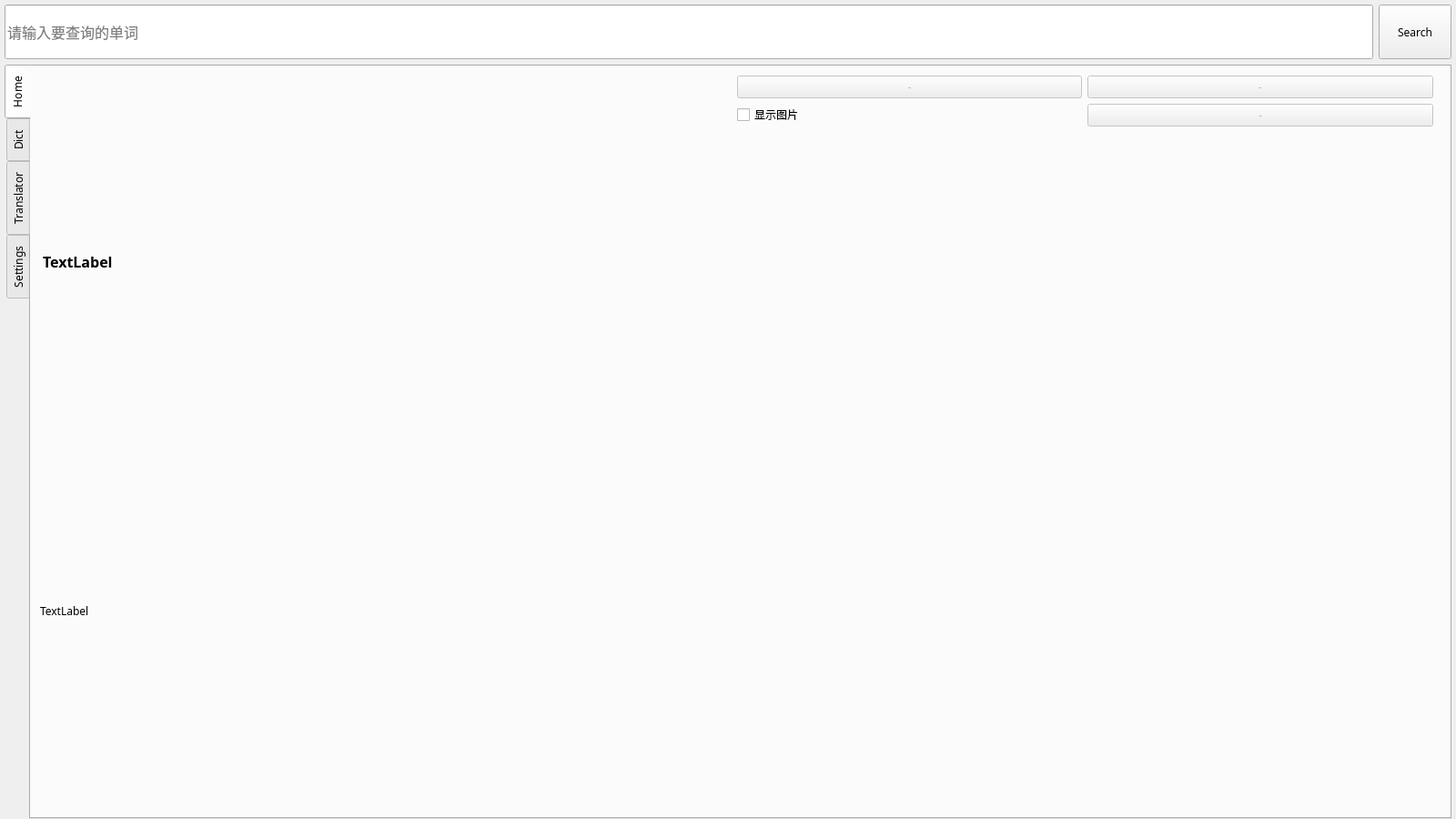
<?xml version="1.0" encoding="UTF-8"?>
<ui version="4.0">
 <class>MainWindow</class>
 <widget class="QMainWindow" name="MainWindow">
  <property name="geometry">
   <rect>
    <x>0</x>
    <y>0</y>
    <width>1600</width>
    <height>900</height>
   </rect>
  </property>
  <property name="minimumSize">
   <size>
    <width>1600</width>
    <height>900</height>
   </size>
  </property>
  <property name="maximumSize">
   <size>
    <width>1600</width>
    <height>900</height>
   </size>
  </property>
  <property name="windowTitle">
   <string>DictionaryForAll</string>
  </property>
  <property name="locale">
   <locale language="Chinese" country="China"/>
  </property>
  <widget class="QWidget" name="centralwidget">
   <layout class="QGridLayout" name="gridLayout">
    <property name="leftMargin">
     <number>5</number>
    </property>
    <property name="topMargin">
     <number>5</number>
    </property>
    <property name="rightMargin">
     <number>5</number>
    </property>
    <property name="bottomMargin">
     <number>0</number>
    </property>
    <item row="3" column="1">
     <widget class="QPushButton" name="pushButton">
      <property name="minimumSize">
       <size>
        <width>0</width>
        <height>60</height>
       </size>
      </property>
      <property name="font">
       <font>
        <family>等线</family>
       </font>
      </property>
      <property name="text">
       <string>Search</string>
      </property>
     </widget>
    </item>
    <item row="3" column="0">
     <widget class="QLineEdit" name="lineEdit">
      <property name="minimumSize">
       <size>
        <width>300</width>
        <height>60</height>
       </size>
      </property>
      <property name="font">
       <font>
        <family>等线</family>
        <pointsize>12</pointsize>
       </font>
      </property>
      <property name="placeholderText">
       <string>请输入要查询的单词</string>
      </property>
      <property name="clearButtonEnabled">
       <bool>true</bool>
      </property>
     </widget>
    </item>
    <item row="4" column="0" rowspan="2" colspan="2">
     <widget class="QTabWidget" name="tabWidget">
      <property name="enabled">
       <bool>true</bool>
      </property>
      <property name="font">
       <font>
        <family>等线</family>
        <underline>false</underline>
       </font>
      </property>
      <property name="tabPosition">
       <enum>QTabWidget::West</enum>
      </property>
      <property name="currentIndex">
       <number>0</number>
      </property>
      <widget class="QWidget" name="tab">
       <attribute name="title">
        <string>Home</string>
       </attribute>
       <widget class="QWidget" name="gridLayoutWidget">
        <property name="geometry">
         <rect>
          <x>0</x>
          <y>0</y>
          <width>1551</width>
          <height>781</height>
         </rect>
        </property>
        <layout class="QGridLayout" name="gridLayout_2">
         <property name="leftMargin">
          <number>10</number>
         </property>
         <property name="topMargin">
          <number>10</number>
         </property>
         <property name="rightMargin">
          <number>10</number>
         </property>
         <property name="bottomMargin">
          <number>10</number>
         </property>
         <item row="1" column="2">
          <widget class="QCheckBox" name="checkBox">
           <property name="text">
            <string>显示图片</string>
           </property>
          </widget>
         </item>
         <item row="3" column="0" colspan="2">
          <widget class="QLabel" name="label">
           <property name="text">
            <string>TextLabel</string>
           </property>
          </widget>
         </item>
         <item row="0" column="3">
          <widget class="QPushButton" name="pushButton_4">
           <property name="enabled">
            <bool>false</bool>
           </property>
           <property name="font">
            <font>
             <family>等线</family>
             <underline>false</underline>
            </font>
           </property>
           <property name="text">
            <string>-</string>
           </property>
          </widget>
         </item>
         <item row="0" column="0" rowspan="3" colspan="2">
          <widget class="QLabel" name="label_3">
           <property name="font">
            <font>
             <family>等线</family>
             <pointsize>12</pointsize>
             <bold>true</bold>
             <underline>false</underline>
            </font>
           </property>
           <property name="text">
            <string>TextLabel</string>
           </property>
           <property name="textFormat">
            <enum>Qt::RichText</enum>
           </property>
           <property name="scaledContents">
            <bool>false</bool>
           </property>
           <property name="wordWrap">
            <bool>true</bool>
           </property>
           <property name="indent">
            <number>3</number>
           </property>
          </widget>
         </item>
         <item row="1" column="3">
          <widget class="QPushButton" name="pushButton_9">
           <property name="enabled">
            <bool>false</bool>
           </property>
           <property name="text">
            <string>-</string>
           </property>
          </widget>
         </item>
         <item row="0" column="2">
          <widget class="QPushButton" name="pushButton_5">
           <property name="enabled">
            <bool>false</bool>
           </property>
           <property name="font">
            <font>
             <family>等线</family>
             <underline>false</underline>
            </font>
           </property>
           <property name="text">
            <string>-</string>
           </property>
          </widget>
         </item>
        </layout>
       </widget>
      </widget>
      <widget class="QWidget" name="tab_2">
       <attribute name="title">
        <string>Dict</string>
       </attribute>
       <widget class="QWidget" name="gridLayoutWidget_2">
        <property name="geometry">
         <rect>
          <x>0</x>
          <y>0</y>
          <width>1551</width>
          <height>791</height>
         </rect>
        </property>
        <layout class="QGridLayout" name="gridLayout_3">
         <property name="leftMargin">
          <number>5</number>
         </property>
         <property name="topMargin">
          <number>0</number>
         </property>
         <item row="4" column="0" colspan="5">
          <widget class="QStackedWidget" name="stackedWidget">
           <widget class="QWidget" name="page">
            <widget class="QWidget" name="gridLayoutWidget_5">
             <property name="geometry">
              <rect>
               <x>0</x>
               <y>0</y>
               <width>1281</width>
               <height>641</height>
              </rect>
             </property>
             <layout class="QGridLayout" name="gridLayout_6"/>
            </widget>
           </widget>
           <widget class="QWidget" name="page_2">
            <widget class="QWidget" name="verticalLayoutWidget_2">
             <property name="geometry">
              <rect>
               <x>0</x>
               <y>0</y>
               <width>1281</width>
               <height>641</height>
              </rect>
             </property>
             <layout class="QVBoxLayout" name="verticalLayout">
              <item>
               <widget class="QTextBrowser" name="textBrowser"/>
              </item>
             </layout>
            </widget>
           </widget>
          </widget>
         </item>
         <item row="4" column="5" alignment="Qt::AlignRight">
          <widget class="QListWidget" name="listWidget">
           <property name="sizePolicy">
            <sizepolicy hsizetype="MinimumExpanding" vsizetype="Expanding">
             <horstretch>0</horstretch>
             <verstretch>0</verstretch>
            </sizepolicy>
           </property>
           <property name="minimumSize">
            <size>
             <width>40</width>
             <height>0</height>
            </size>
           </property>
          </widget>
         </item>
         <item row="2" column="0" rowspan="2" colspan="2">
          <widget class="QPushButton" name="pushButton_2">
           <property name="enabled">
            <bool>false</bool>
           </property>
           <property name="minimumSize">
            <size>
             <width>150</width>
             <height>0</height>
            </size>
           </property>
           <property name="font">
            <font>
             <family>等线</family>
             <pointsize>15</pointsize>
             <underline>false</underline>
            </font>
           </property>
           <property name="text">
            <string>-</string>
           </property>
          </widget>
         </item>
         <item row="0" column="0" colspan="6">
          <widget class="QLabel" name="label_2">
           <property name="font">
            <font>
             <family>等线</family>
             <pointsize>45</pointsize>
             <bold>true</bold>
             <underline>false</underline>
            </font>
           </property>
           <property name="text">
            <string>TextLabel</string>
           </property>
           <property name="margin">
            <number>10</number>
           </property>
          </widget>
         </item>
         <item row="2" column="2" rowspan="2" colspan="2">
          <widget class="QPushButton" name="pushButton_3">
           <property name="enabled">
            <bool>false</bool>
           </property>
           <property name="minimumSize">
            <size>
             <width>150</width>
             <height>0</height>
            </size>
           </property>
           <property name="font">
            <font>
             <family>等线</family>
             <pointsize>15</pointsize>
             <underline>false</underline>
            </font>
           </property>
           <property name="text">
            <string>-</string>
           </property>
          </widget>
         </item>
         <item row="1" column="0" colspan="4">
          <widget class="QLabel" name="label_9">
           <property name="font">
            <font>
             <family>等线</family>
             <pointsize>12</pointsize>
             <underline>false</underline>
            </font>
           </property>
           <property name="text">
            <string>TextLabel</string>
           </property>
          </widget>
         </item>
         <item row="1" column="4" rowspan="3">
          <spacer name="horizontalSpacer">
           <property name="orientation">
            <enum>Qt::Horizontal</enum>
           </property>
           <property name="sizeHint" stdset="0">
            <size>
             <width>40</width>
             <height>20</height>
            </size>
           </property>
          </spacer>
         </item>
        </layout>
       </widget>
      </widget>
      <widget class="QWidget" name="tab_3">
       <attribute name="title">
        <string>Translator</string>
       </attribute>
       <widget class="QWidget" name="gridLayoutWidget_3">
        <property name="geometry">
         <rect>
          <x>9</x>
          <y>-1</y>
          <width>1521</width>
          <height>761</height>
         </rect>
        </property>
        <layout class="QGridLayout" name="gridLayout_4">
         <property name="leftMargin">
          <number>10</number>
         </property>
         <property name="topMargin">
          <number>10</number>
         </property>
         <property name="rightMargin">
          <number>10</number>
         </property>
         <property name="bottomMargin">
          <number>10</number>
         </property>
         <property name="horizontalSpacing">
          <number>6</number>
         </property>
         <property name="verticalSpacing">
          <number>15</number>
         </property>
         <item row="4" column="2">
          <widget class="QCheckBox" name="checkBox_3">
           <property name="text">
            <string>Show multiple translation</string>
           </property>
          </widget>
         </item>
         <item row="1" column="2" alignment="Qt::AlignLeft">
          <widget class="QPushButton" name="pushButton_7">
           <property name="text">
            <string>Clear</string>
           </property>
          </widget>
         </item>
         <item row="0" column="2" alignment="Qt::AlignLeft">
          <widget class="QPushButton" name="pushButton_6">
           <property name="text">
            <string>Translate</string>
           </property>
           <property name="checkable">
            <bool>false</bool>
           </property>
           <property name="default">
            <bool>false</bool>
           </property>
           <property name="flat">
            <bool>false</bool>
           </property>
          </widget>
         </item>
         <item row="5" column="2" alignment="Qt::AlignLeft">
          <widget class="QComboBox" name="comboBox">
           <item>
            <property name="text">
             <string>Baidu</string>
            </property>
           </item>
           <item>
            <property name="text">
             <string>Youdao</string>
            </property>
           </item>
           <item>
            <property name="text">
             <string>Sogou</string>
            </property>
           </item>
           <item>
            <property name="text">
             <string>DeepL</string>
            </property>
           </item>
          </widget>
         </item>
         <item row="3" column="0" rowspan="4" colspan="2">
          <widget class="QTextBrowser" name="textBrowser_3"/>
         </item>
         <item row="3" column="2" alignment="Qt::AlignLeft">
          <widget class="QPushButton" name="pushButton_8">
           <property name="text">
            <string>Pronounce</string>
           </property>
          </widget>
         </item>
         <item row="0" column="0" rowspan="3" colspan="2">
          <widget class="QPlainTextEdit" name="plainTextEdit"/>
         </item>
        </layout>
       </widget>
      </widget>
      <widget class="QWidget" name="tab_4">
       <attribute name="title">
        <string>Settings</string>
       </attribute>
       <widget class="QWidget" name="verticalLayoutWidget">
        <property name="geometry">
         <rect>
          <x>10</x>
          <y>0</y>
          <width>1521</width>
          <height>761</height>
         </rect>
        </property>
        <layout class="QGridLayout" name="gridLayout_7">
         <item row="0" column="1">
          <widget class="QGroupBox" name="groupBox_2">
           <property name="font">
            <font>
             <family>等线</family>
             <pointsize>15</pointsize>
             <underline>false</underline>
            </font>
           </property>
           <property name="title">
            <string>Interfaces</string>
           </property>
           <property name="flat">
            <bool>true</bool>
           </property>
           <widget class="QWidget" name="gridLayoutWidget_6">
            <property name="geometry">
             <rect>
              <x>0</x>
              <y>10</y>
              <width>501</width>
              <height>741</height>
             </rect>
            </property>
            <layout class="QGridLayout" name="gridLayout_8">
             <property name="leftMargin">
              <number>7</number>
             </property>
             <property name="topMargin">
              <number>10</number>
             </property>
             <property name="rightMargin">
              <number>7</number>
             </property>
             <property name="spacing">
              <number>7</number>
             </property>
             <item row="0" column="0">
              <widget class="QLabel" name="label_10">
               <property name="font">
                <font>
                 <family>等线</family>
                 <pointsize>10</pointsize>
                 <underline>false</underline>
                </font>
               </property>
               <property name="text">
                <string>API Mode</string>
               </property>
              </widget>
             </item>
             <item row="3" column="1">
              <spacer name="verticalSpacer_2">
               <property name="orientation">
                <enum>Qt::Vertical</enum>
               </property>
               <property name="sizeHint" stdset="0">
                <size>
                 <width>20</width>
                 <height>40</height>
                </size>
               </property>
              </spacer>
             </item>
             <item row="1" column="1">
              <widget class="QTableWidget" name="tableWidget">
               <property name="cornerButtonEnabled">
                <bool>false</bool>
               </property>
               <attribute name="horizontalHeaderCascadingSectionResizes">
                <bool>false</bool>
               </attribute>
               <attribute name="horizontalHeaderDefaultSectionSize">
                <number>150</number>
               </attribute>
               <attribute name="horizontalHeaderShowSortIndicator" stdset="0">
                <bool>false</bool>
               </attribute>
               <attribute name="horizontalHeaderStretchLastSection">
                <bool>true</bool>
               </attribute>
               <attribute name="verticalHeaderVisible">
                <bool>true</bool>
               </attribute>
               <attribute name="verticalHeaderHighlightSections">
                <bool>true</bool>
               </attribute>
               <attribute name="verticalHeaderStretchLastSection">
                <bool>false</bool>
               </attribute>
               <row>
                <property name="text">
                 <string>Bing</string>
                </property>
               </row>
               <row>
                <property name="text">
                 <string>Youdao</string>
                </property>
               </row>
               <row>
                <property name="text">
                 <string>Baidu</string>
                </property>
               </row>
               <column>
                <property name="text">
                 <string>Dict Key</string>
                </property>
               </column>
               <column>
                <property name="text">
                 <string>Translator Key</string>
                </property>
               </column>
               <item row="0" column="0">
                <property name="text">
                 <string>-</string>
                </property>
                <property name="flags">
                 <set>ItemIsDragEnabled|ItemIsDropEnabled</set>
                </property>
               </item>
              </widget>
             </item>
             <item row="0" column="1">
              <widget class="QComboBox" name="comboBox_2">
               <property name="font">
                <font>
                 <family>等线</family>
                 <pointsize>10</pointsize>
                 <underline>false</underline>
                </font>
               </property>
               <item>
                <property name="text">
                 <string>Web</string>
                </property>
               </item>
               <item>
                <property name="text">
                 <string>Key</string>
                </property>
               </item>
               <item>
                <property name="text">
                 <string>Browser</string>
                </property>
               </item>
              </widget>
             </item>
             <item row="2" column="0">
              <widget class="QLabel" name="label_11">
               <property name="font">
                <font>
                 <family>等线</family>
                 <pointsize>10</pointsize>
                 <underline>false</underline>
                </font>
               </property>
               <property name="text">
                <string>Pronunciation Source</string>
               </property>
              </widget>
             </item>
             <item row="2" column="1">
              <widget class="QComboBox" name="comboBox_4">
               <property name="font">
                <font>
                 <family>等线</family>
                 <pointsize>10</pointsize>
                 <underline>false</underline>
                </font>
               </property>
               <item>
                <property name="text">
                 <string>Youdao</string>
                </property>
               </item>
               <item>
                <property name="text">
                 <string>Iciba</string>
                </property>
               </item>
               <item>
                <property name="text">
                 <string>Haici</string>
                </property>
               </item>
               <item>
                <property name="text">
                 <string>Baidu</string>
                </property>
               </item>
              </widget>
             </item>
            </layout>
           </widget>
          </widget>
         </item>
         <item row="0" column="0">
          <widget class="QGroupBox" name="groupBox">
           <property name="font">
            <font>
             <family>等线</family>
             <pointsize>15</pointsize>
             <underline>false</underline>
            </font>
           </property>
           <property name="title">
            <string>Homepage</string>
           </property>
           <property name="flat">
            <bool>true</bool>
           </property>
           <widget class="QWidget" name="gridLayoutWidget_4">
            <property name="geometry">
             <rect>
              <x>0</x>
              <y>10</y>
              <width>501</width>
              <height>741</height>
             </rect>
            </property>
            <layout class="QGridLayout" name="gridLayout_5">
             <property name="leftMargin">
              <number>7</number>
             </property>
             <property name="topMargin">
              <number>10</number>
             </property>
             <property name="rightMargin">
              <number>7</number>
             </property>
             <property name="spacing">
              <number>7</number>
             </property>
             <item row="3" column="2">
              <widget class="QCheckBox" name="imageAutoSaveCheckBox">
               <property name="font">
                <font>
                 <family>等线</family>
                 <pointsize>10</pointsize>
                 <underline>false</underline>
                </font>
               </property>
               <property name="text">
                <string>Image Autosave</string>
               </property>
              </widget>
             </item>
             <item row="8" column="2">
              <widget class="QFontComboBox" name="fontComboBox">
               <property name="font">
                <font>
                 <family>等线</family>
                 <pointsize>10</pointsize>
                 <underline>false</underline>
                </font>
               </property>
              </widget>
             </item>
             <item row="0" column="2">
              <widget class="QComboBox" name="imageSouceComboBox">
               <property name="font">
                <font>
                 <family>等线</family>
                 <pointsize>10</pointsize>
                 <underline>false</underline>
                </font>
               </property>
               <item>
                <property name="text">
                 <string>Iciba</string>
                </property>
               </item>
               <item>
                <property name="text">
                 <string>Bing</string>
                </property>
               </item>
               <item>
                <property name="text">
                 <string>Haici</string>
                </property>
               </item>
               <item>
                <property name="text">
                 <string>Youdao</string>
                </property>
               </item>
               <item>
                <property name="text">
                 <string>Other</string>
                </property>
               </item>
              </widget>
             </item>
             <item row="2" column="2">
              <widget class="QLineEdit" name="imageLocationLineEdit">
               <property name="font">
                <font>
                 <family>等线</family>
                 <pointsize>10</pointsize>
                 <underline>false</underline>
                </font>
               </property>
               <property name="placeholderText">
                <string>Click to select</string>
               </property>
              </widget>
             </item>
             <item row="10" column="2">
              <widget class="QSlider" name="fontSizeSlider">
               <property name="maximum">
                <number>20</number>
               </property>
               <property name="sliderPosition">
                <number>12</number>
               </property>
               <property name="orientation">
                <enum>Qt::Horizontal</enum>
               </property>
               <property name="invertedAppearance">
                <bool>false</bool>
               </property>
               <property name="tickPosition">
                <enum>QSlider::TicksAbove</enum>
               </property>
               <property name="tickInterval">
                <number>2</number>
               </property>
              </widget>
             </item>
             <item row="5" column="2">
              <widget class="QComboBox" name="textSourceComboBox">
               <property name="font">
                <font>
                 <family>等线</family>
                 <pointsize>10</pointsize>
                 <underline>false</underline>
                </font>
               </property>
               <item>
                <property name="text">
                 <string>Iciba</string>
                </property>
               </item>
               <item>
                <property name="text">
                 <string>Youdao</string>
                </property>
               </item>
               <item>
                <property name="text">
                 <string>Haici</string>
                </property>
               </item>
               <item>
                <property name="text">
                 <string>Custom</string>
                </property>
               </item>
              </widget>
             </item>
             <item row="6" column="2">
              <widget class="QLineEdit" name="lineEdit_4">
               <property name="font">
                <font>
                 <family>等线</family>
                 <pointsize>10</pointsize>
                 <underline>false</underline>
                </font>
               </property>
               <property name="readOnly">
                <bool>true</bool>
               </property>
               <property name="placeholderText">
                <string>-</string>
               </property>
              </widget>
             </item>
             <item row="1" column="2">
              <widget class="QLineEdit" name="imageUriLineEdit">
               <property name="font">
                <font>
                 <family>等线</family>
                 <pointsize>10</pointsize>
                 <underline>false</underline>
                </font>
               </property>
               <property name="frame">
                <bool>true</bool>
               </property>
               <property name="readOnly">
                <bool>true</bool>
               </property>
               <property name="placeholderText">
                <string>Input URI, file path or right click to select</string>
               </property>
              </widget>
             </item>
             <item row="4" column="0" colspan="3">
              <widget class="Line" name="line">
               <property name="frameShadow">
                <enum>QFrame::Plain</enum>
               </property>
               <property name="lineWidth">
                <number>1</number>
               </property>
               <property name="orientation">
                <enum>Qt::Horizontal</enum>
               </property>
              </widget>
             </item>
             <item row="9" column="2">
              <widget class="QLineEdit" name="fontLocalLineEdit">
               <property name="font">
                <font>
                 <family>等线</family>
                 <pointsize>10</pointsize>
                 <underline>false</underline>
                </font>
               </property>
               <property name="readOnly">
                <bool>true</bool>
               </property>
               <property name="placeholderText">
                <string>Click to select</string>
               </property>
               <property name="clearButtonEnabled">
                <bool>false</bool>
               </property>
              </widget>
             </item>
             <item row="7" column="2">
              <widget class="QComboBox" name="fontSystemComboBox">
               <property name="font">
                <font>
                 <family>等线</family>
                 <pointsize>10</pointsize>
                 <underline>false</underline>
                </font>
               </property>
               <item>
                <property name="text">
                 <string>System Internal</string>
                </property>
               </item>
               <item>
                <property name="text">
                 <string>Custom</string>
                </property>
               </item>
              </widget>
             </item>
             <item row="11" column="2">
              <spacer name="verticalSpacer_3">
               <property name="orientation">
                <enum>Qt::Vertical</enum>
               </property>
               <property name="sizeHint" stdset="0">
                <size>
                 <width>20</width>
                 <height>40</height>
                </size>
               </property>
              </spacer>
             </item>
             <item row="10" column="0">
              <widget class="QLabel" name="label_8">
               <property name="font">
                <font>
                 <family>等线</family>
                 <pointsize>10</pointsize>
                 <underline>false</underline>
                </font>
               </property>
               <property name="text">
                <string>Text Size</string>
               </property>
              </widget>
             </item>
             <item row="7" column="0">
              <widget class="QLabel" name="label_7">
               <property name="font">
                <font>
                 <family>等线</family>
                 <pointsize>10</pointsize>
                 <underline>false</underline>
                </font>
               </property>
               <property name="text">
                <string>Text Font</string>
               </property>
              </widget>
             </item>
             <item row="5" column="0">
              <widget class="QLabel" name="label_6">
               <property name="font">
                <font>
                 <family>等线</family>
                 <pointsize>10</pointsize>
                 <underline>false</underline>
                </font>
               </property>
               <property name="text">
                <string>Text Sources</string>
               </property>
              </widget>
             </item>
             <item row="2" column="0">
              <widget class="QLabel" name="label_5">
               <property name="font">
                <font>
                 <family>等线</family>
                 <pointsize>10</pointsize>
                 <underline>false</underline>
                </font>
               </property>
               <property name="text">
                <string>Image Save Location</string>
               </property>
              </widget>
             </item>
             <item row="0" column="0">
              <widget class="QLabel" name="label_4">
               <property name="font">
                <font>
                 <family>等线</family>
                 <pointsize>10</pointsize>
                 <bold>false</bold>
                 <underline>false</underline>
                </font>
               </property>
               <property name="text">
                <string>Image Sources</string>
               </property>
              </widget>
             </item>
            </layout>
           </widget>
          </widget>
         </item>
         <item row="0" column="2">
          <widget class="QGroupBox" name="groupBox_3">
           <property name="font">
            <font>
             <family>等线</family>
             <pointsize>15</pointsize>
             <underline>false</underline>
            </font>
           </property>
           <property name="title">
            <string>Dictionaries</string>
           </property>
           <property name="flat">
            <bool>true</bool>
           </property>
           <widget class="QWidget" name="gridLayoutWidget_7">
            <property name="geometry">
             <rect>
              <x>-1</x>
              <y>10</y>
              <width>501</width>
              <height>741</height>
             </rect>
            </property>
            <layout class="QGridLayout" name="gridLayout_9">
             <property name="leftMargin">
              <number>7</number>
             </property>
             <property name="topMargin">
              <number>10</number>
             </property>
             <property name="rightMargin">
              <number>7</number>
             </property>
             <property name="spacing">
              <number>7</number>
             </property>
             <item row="0" column="0">
              <widget class="QGroupBox" name="groupBox_4">
               <property name="font">
                <font>
                 <family>等线</family>
                 <pointsize>10</pointsize>
                 <underline>false</underline>
                </font>
               </property>
               <property name="title">
                <string>Online</string>
               </property>
               <widget class="QWidget" name="gridLayoutWidget_8">
                <property name="geometry">
                 <rect>
                  <x>-1</x>
                  <y>10</y>
                  <width>491</width>
                  <height>351</height>
                 </rect>
                </property>
                <layout class="QGridLayout" name="gridLayout_10">
                 <property name="leftMargin">
                  <number>5</number>
                 </property>
                 <property name="topMargin">
                  <number>5</number>
                 </property>
                 <property name="rightMargin">
                  <number>5</number>
                 </property>
                 <item row="0" column="0">
                  <widget class="QCheckBox" name="checkBox_4">
                   <property name="text">
                    <string>Show Web Explains</string>
                   </property>
                  </widget>
                 </item>
                 <item row="1" column="0">
                  <spacer name="verticalSpacer_4">
                   <property name="orientation">
                    <enum>Qt::Vertical</enum>
                   </property>
                   <property name="sizeHint" stdset="0">
                    <size>
                     <width>20</width>
                     <height>40</height>
                    </size>
                   </property>
                  </spacer>
                 </item>
                </layout>
               </widget>
              </widget>
             </item>
             <item row="1" column="0">
              <widget class="QGroupBox" name="groupBox_5">
               <property name="enabled">
                <bool>false</bool>
               </property>
               <property name="font">
                <font>
                 <family>等线</family>
                 <pointsize>10</pointsize>
                 <underline>false</underline>
                </font>
               </property>
               <property name="title">
                <string>Local</string>
               </property>
              </widget>
             </item>
            </layout>
           </widget>
          </widget>
         </item>
        </layout>
       </widget>
      </widget>
     </widget>
    </item>
   </layout>
  </widget>
  <action name="actionClose">
   <property name="text">
    <string>Close</string>
   </property>
  </action>
 </widget>
 <resources/>
 <connections/>
</ui>
